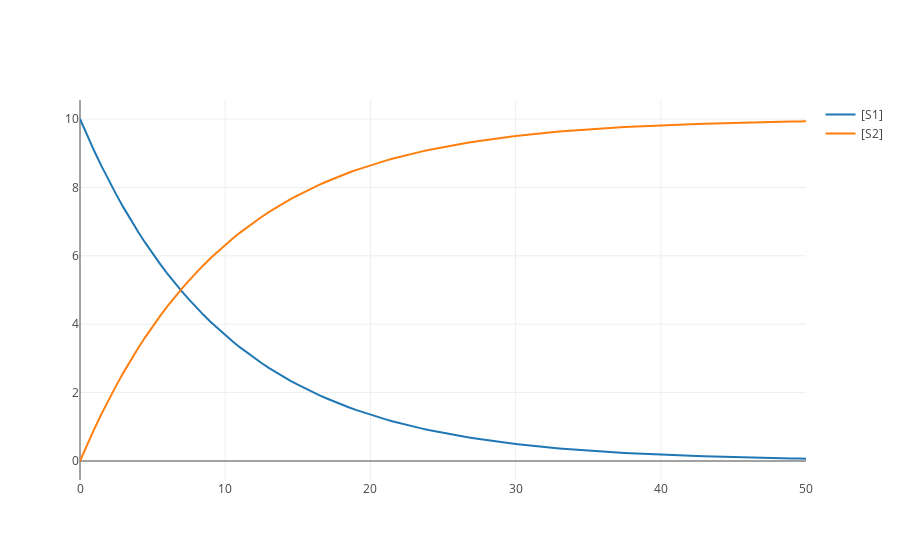

Notebook code cell kept with this figure:
### Markdown cell above
### Change Parameters
Typical task in modeling is changing parameters and analysing the effect of these paramter changes.

### Code cell
simple.resetAll()
s = simple.simulate(start=0, end=50, steps=100)
simple.plot(s)
